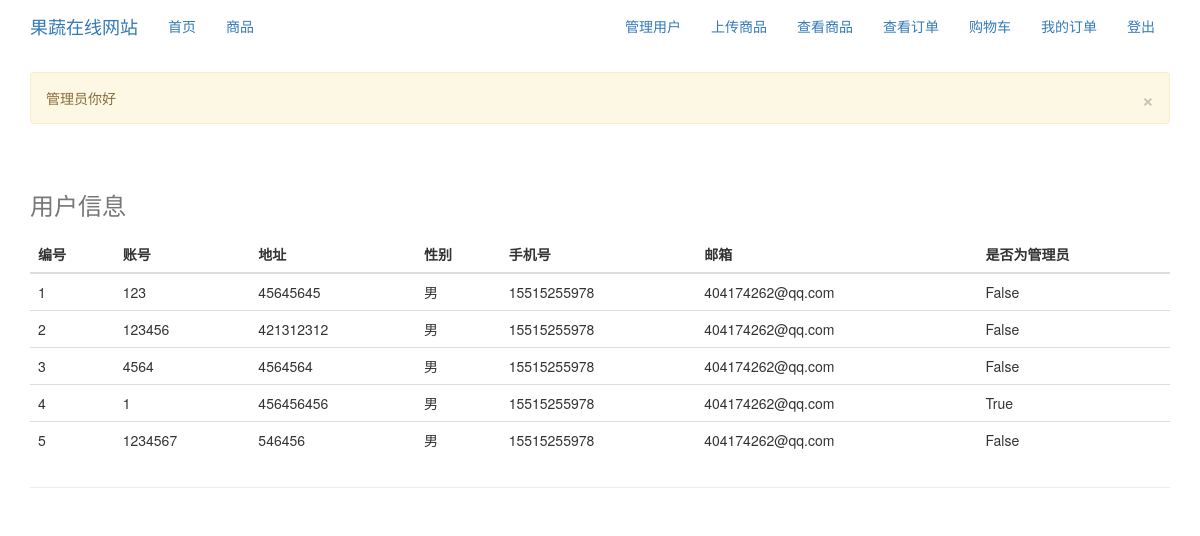
Page /admin (signed in) on the earlier database version.
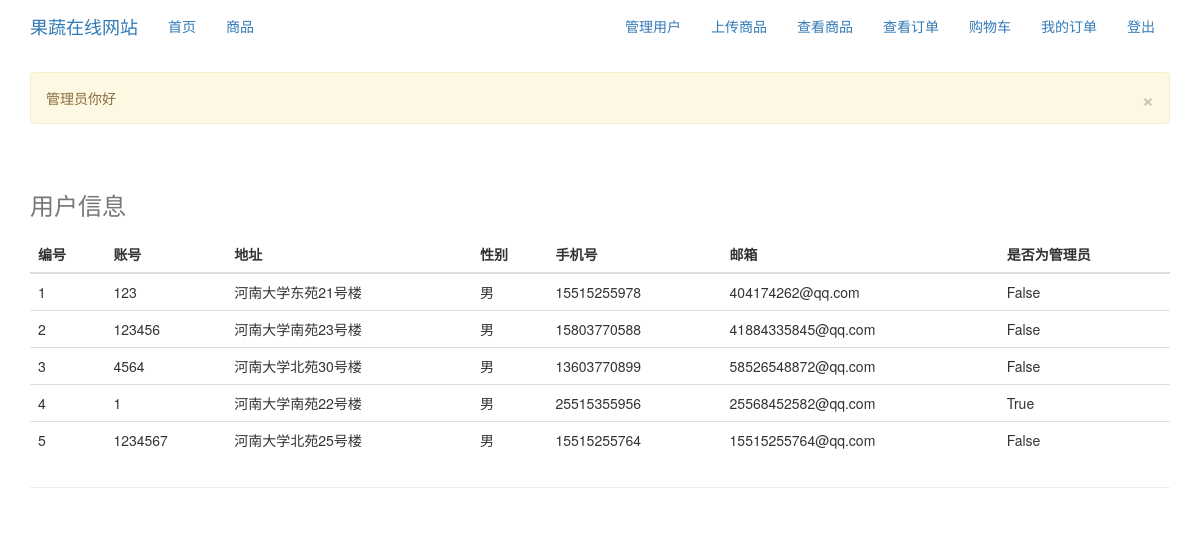
Same page on the later database version.
### app/models.py (models this page shows, shortened)
class User(db.Model):
    id = db.Column(db.Integer, primary_key=True)
    name = db.Column(db.String(64), index=True, unique=True)
    password = db.Column(db.String(64), nullable=False)
    address = db.Column(db.String(64))
    sex = db.Column(db.String(64))
    phone = db.Column(db.String(128))
    email = db.Column(db.String(64))
    admin = db.Column(db.Boolean, default=False)
    orders = db.relationship('Order', backref='user', lazy='dynamic')
    def is_admin(self):
        return self.admin

### app/views.py (the view)
@app.route('/admin')
@login_required
def admin():
    if g.user.is_admin():
        flash("管理员你好")
    else:
        flash("不是管理员,不能进入该页面")
        return redirect(url_for('goods'))
    alluser = User.query.filter_by().all()
    return render_template('admin.html', alluser=alluser)

### app/views.py (called while the page is built)
@app.before_request
def before_request():
    g.user = current_user

@lm.user_loader
def load_user(id):
    return User.query.get(int(id))

### app/templates/admin.html
{% extends "base.html" %}
{% block page_content %}
    <div class="page-header">
        <table class="table">
            <caption><h3>用户信息</h3></caption>
            <thead>
            <tr>
                <th>编号</th>
                <th>账号</th>
                <th>地址</th>
                <th>性别</th>
                <th>手机号</th>
                <th>邮箱</th>
                <th>是否为管理员</th>
            </tr>
            </thead>
            <tbody>
            {%  for user in alluser %}
            <tr>
                <td>{{ user.id }}</td>
                <td>{{ user.name }}</td>
                <td>{{ user.address }}</td>
                <td>{{ user.sex }}</td>
                <td>{{ user.phone }}</td>
                <td>{{ user.email }}</td>
                <td>{{ user.admin }}</td>
            </tr>
            {% endfor %}
            </tbody>
        </table>
    </div>
{% endblock %}

### app/templates/base.html (shortened to what this page needs)
{% extends "bootstrap/base.html" %}
{% block navbar %}
    <div class="navbar " role="navigation">
        <div class="container">
            <div class="navbar-header">
                <a class="navbar-brand" href="/">果蔬在线网站</a>
            </div>
            <div class="navbar-collapse collapse">
                <ul class="nav navbar-nav">
                    <li><a href="{{ url_for('index') }}">首页</a></li>
                    <li><a href="{{ url_for('goods') }}">商品</a></li>
                </ul>
                <ul class="nav navbar-nav navbar-right">
                    {% if g.user.admin %}
                        <li><a href="{{ url_for('admin') }}">管理用户</a></li>
                        <li><a href="{{ url_for('upload') }}">上传商品</a></li>
                        <li><a href="{{ url_for('admin_fruit') }}">查看商品</a></li>
                        <li><a href="{{ url_for('admin_order') }}">查看订单</a></li>
                    {% endif %}
                    {% if g.user.is_authenticated %}
                        <li><a href="{{ url_for('buy') }}">购物车</a></li>
                        <li><a href="{{ url_for('list') }}">我的订单</a></li>
                        <li><a href="{{ url_for('logout') }}">登出</a></li>
                    {% else %}
                        <li><a href="{{ url_for('login') }}">登录</a></li>
                        <li><a href="{{ url_for('register') }}">注册</a></li>
                    {% endif %}
                </ul>
            </div>
        </div>
    </div>
{% endblock %}
{% block content %}
    <div class="container">
        {% for message in get_flashed_messages() %}
            <div class="alert alert-warning">
                <button type="button" class="close" data-dismiss="alert">&times;</button>
                {{ message }}
            </div>
        {% endfor %}
        {% block page_content %}{% endblock %}
    </div>
{% endblock %}

Differences in the rows shown:
changed User "404174262@qq.com": address "45645645" → "河南大学东苑21号楼"
changed User id 2: address "421312312" → "河南大学南苑23号楼"; phone "15515255978" → "15803770588"; email "404174262@qq.com" → "41884335845@qq.com"
changed User id 3: address "4564564" → "河南大学北苑30号楼"; phone "15515255978" → "13603770899"; email "404174262@qq.com" → "58526548872@qq.com"
changed User "True": address "456456456" → "河南大学南苑22号楼"; phone "15515255978" → "25515355956"; email "404174262@qq.com" → "25568452582@qq.com"
changed User id 5: address "546456" → "河南大学北苑25号楼"; phone "15515255978" → "15515255764"; email "404174262@qq.com" → "15515255764@qq.com"
